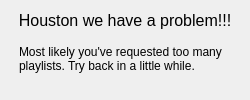
<?xml version="1.0" encoding="UTF-8"?>
<ui version="4.0">
 <class>qError</class>
 <widget class="QDialog" name="qError">
  <property name="geometry">
   <rect>
    <x>0</x>
    <y>0</y>
    <width>250</width>
    <height>100</height>
   </rect>
  </property>
  <property name="minimumSize">
   <size>
    <width>250</width>
    <height>100</height>
   </size>
  </property>
  <property name="maximumSize">
   <size>
    <width>250</width>
    <height>100</height>
   </size>
  </property>
  <property name="windowTitle">
   <string>qAndora - ERROR</string>
  </property>
  <layout class="QGridLayout" name="gridLayout_3">
   <item row="0" column="0">
    <layout class="QGridLayout" name="gridLayout_2">
     <property name="spacing">
      <number>0</number>
     </property>
     <item row="0" column="0">
      <widget class="QLabel" name="label_2">
       <property name="font">
        <font>
         <pointsize>12</pointsize>
        </font>
       </property>
       <property name="text">
        <string>Houston we have a problem!!!</string>
       </property>
       <property name="alignment">
        <set>Qt::AlignCenter</set>
       </property>
      </widget>
     </item>
     <item row="2" column="0">
      <widget class="QLabel" name="label">
       <property name="text">
        <string>Most likely you've requested too many playlists. Try back in a little while.</string>
       </property>
       <property name="alignment">
        <set>Qt::AlignLeading|Qt::AlignLeft|Qt::AlignVCenter</set>
       </property>
       <property name="wordWrap">
        <bool>true</bool>
       </property>
       <property name="indent">
        <number>8</number>
       </property>
      </widget>
     </item>
     <item row="3" column="0">
      <spacer name="verticalSpacer">
       <property name="orientation">
        <enum>Qt::Vertical</enum>
       </property>
       <property name="sizeHint" stdset="0">
        <size>
         <width>20</width>
         <height>40</height>
        </size>
       </property>
      </spacer>
     </item>
     <item row="1" column="0">
      <spacer name="verticalSpacer_2">
       <property name="orientation">
        <enum>Qt::Vertical</enum>
       </property>
       <property name="sizeHint" stdset="0">
        <size>
         <width>20</width>
         <height>40</height>
        </size>
       </property>
      </spacer>
     </item>
    </layout>
   </item>
  </layout>
 </widget>
 <resources/>
 <connections/>
</ui>
